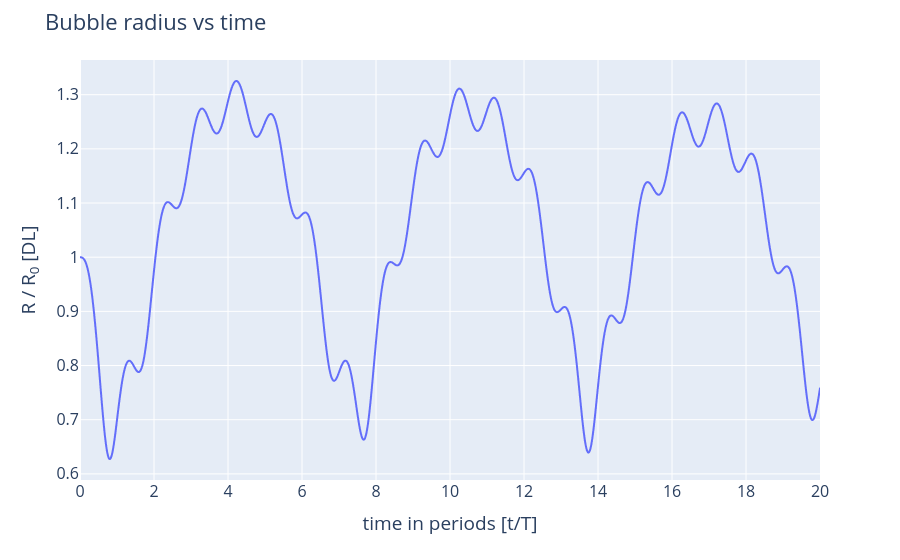

Write notebook code for a chart like this one.
### Markdown cell above
Visualise the results:

### Code cell
fig = px.line(x=BD_obj.time / period, y=BD_obj.R)
fig.update_layout(
    xaxis=dict(title="time in periods [t/T]"),
    yaxis=dict(title="R / R<sub>0</sub> [DL]"), font_size=16,
    title="Bubble radius vs time"
)
fig.show()

### Figure 1 — Plotly figure (JSON) as saved in the notebook; plotly's stock layout.template omitted (floating-point values rounded to 4 significant figures; data arrays with more than 128 entries replaced by an {"elided": "..."} marker saying what was removed)
{"data": [{"hovertemplate": "x=%{x}<br>y=%{y}<extra></extra>", "legendgroup": "", "line": {"color": "#636efa", "dash": "solid"}, "marker": {"symbol": "circle"}, "mode": "lines", "name": "", "showlegend": false, "type": "scattergl", "x": {"elided": "20000 float values"}, "xaxis": "x", "y": {"elided": "20000 float values"}, "yaxis": "y"}], "layout": {"font": {"size": 16}, "legend": {"tracegroupgap": 0}, "margin": {"t": 60}, "title": {"text": "Bubble radius vs time"}, "xaxis": {"anchor": "y", "domain": [0, 1], "title": {"text": "time in periods [t/T]"}}, "yaxis": {"anchor": "x", "domain": [0, 1], "title": {"text": "R / R<sub>0</sub> [DL]"}}}}
